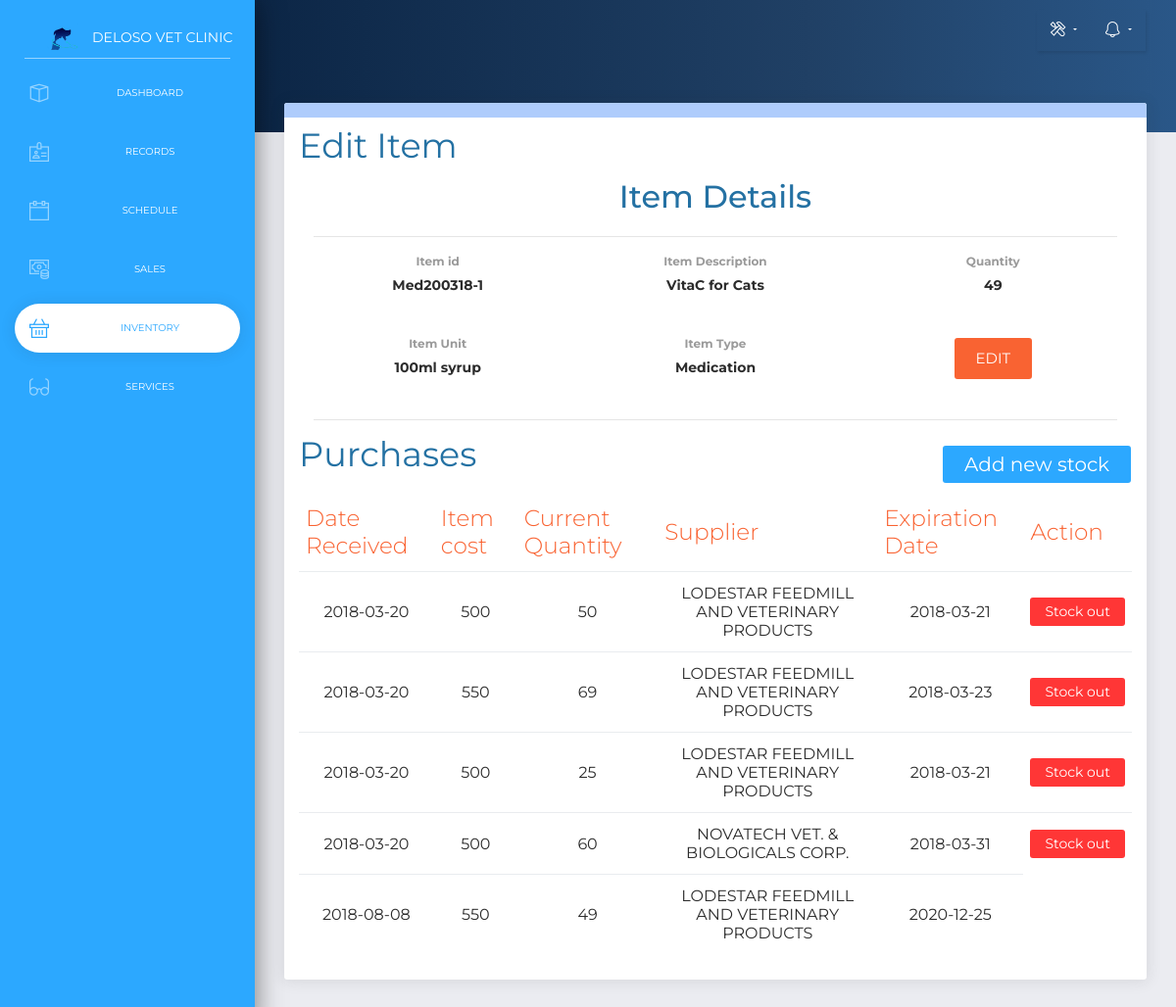
Screenshot of /vetclinic/addstock/Med200318-1 with the database file from the repository.
### tables this page shows
CREATE TABLE `itemstock` (
  `itemid` varchar(20) NOT NULL,
  `item_desc` varchar(200) NOT NULL,
  `item_unit` varchar(50) NOT NULL,
  `item_type` varchar(50) NOT NULL
);

CREATE TABLE `distribution_unit` (
  `id` int(11) NOT NULL,
  `dist_unit` varchar(30) NOT NULL
);

CREATE TABLE `item_type` (
  `id` int(11) NOT NULL,
  `itemtype` varchar(50) NOT NULL
);

CREATE TABLE `item_instance` (
  `id` int(11) NOT NULL,
  `item_id` varchar(20) NOT NULL,
  `item_cost` int(11) NOT NULL,
  `item_qty` int(11) NOT NULL,
  `item_sup` int(11) NOT NULL,
  `date_received` date NOT NULL,
  `item_exp` date NOT NULL,
  `isExpired` int(1) NOT NULL
);

CREATE TABLE `supplier` (
  `id` int(11) NOT NULL,
  `supplier_name` varchar(100) NOT NULL
);

### application/controllers/vetclinic.php (called while the page is built, shortened)
<?php
class vetclinic extends CI_Controller {
	public function __construct(){
			$this->load->model('vet_model','vet_model');
			$this->load->model('itemstock','itemstock');
			$this->load->model('history','history');
			$this->load->model('services','services');
			$this->load->model('itemhistory','itemhistory');
	}
	public function addstock($id){
		$header_data['title']="Add new stocks";
		$record_data['notif']=$this->vet_model->notification();
		$record_data['events'] = $this->vet_model->getEventsByDate(date("Y-m-d"));
		$record_data['eventCounter'] = count($record_data['events']);
		$record_data['items'] = $this->vet_model->getAllZeroitems();
		$record_data['bills'] = $this->vet_model->getbill();
		$item_data['details'] = $this->vet_model->getitemdetails($id);
		$purchase_data['data'] = $this->vet_model->getitempurchase($id);
		$this->load->view('include/header2',$header_data);
		$this->load->model('vet_model','schedule');
		$this->load->view('clinic/addstock',['record_dat'=>$record_data,'item_dat'=>$item_data,'purchase_dat'=>$purchase_data]);
		$this->load->view('include/footer');
	}
}
?>

### index.php (called while the page is built, shortened)
<?php
require_once BASEPATH.'core/CodeIgniter.php';

### application/models/vet_model.php (called while the page is built, shortened)
	<?php
		class vet_model extends CI_Model{
			public function getAllZeroitems(){
				$this->db->select('a.itemid,b.item_id,sum(b.item_qty) as "qty"');
				$this->db->from('itemstock a');
				$this->db->join('item_instance b','a.itemid = b.item_id','left outer');
				$this->db->having('sum(b.item_qty) =','0');
				$query = $this->db->get();
				return $query->result_array();
			}
			public function notification(){
				$today =date("Y-m-d");
				$this->db->select('a.itemid,b.item_id,sum(b.item_qty) as "qty"');
				$this->db->from('itemstock a');
				$this->db->join('item_instance b','a.itemid = b.item_id','left outer');
				$this->db->having('sum(b.item_qty) =','0');
				$query = $this->db->get();
				$invent= $query->num_rows();
				$this->db->from('schedule');
				$this->db->where('startdate =',$today);
				$query2 = $this->db->get();
				$sched= $query2->num_rows();
				return ($sched+$invent);
			}
			public function getitemdetails($id){
				$dr=date('Y-m-d');
				$this->db->select('a.itemid,a.item_desc,a.item_unit,a.item_type,b.id,b.itemtype,c.id,c.dist_unit,d.item_id,d.item_qty,d.item_exp,sum(d.item_qty) as "totalq"');
				$this->db->from('itemstock a');
				$this->db->join('item_type b','a.item_type = b.id');
				$this->db->join('distribution_unit c','a.item_unit = c.id');
				$this->db->join('item_instance d','a.itemid = d.item_id','left outer');
				$this->db->where('a.itemid',$id);
				$this->db->where('d.item_exp >', $dr);
				$this->db->where('d.item_qty >', 0);
				$query = $this->db->get();
				return $query->row();
			}
			public function getitempurchase($id){
				$this->db->select('a.id as "nid", a.item_id,a.item_cost,a.item_qty,a.item_sup,a.date_received,a.item_exp,b.id,b.supplier_name');
				$this->db->from('item_instance a');
				$this->db->join('supplier b','a.item_sup = b.id');
				$this->db->where('a.item_id',$id);
				$this->db->where('a.item_qty >', 0);
				$query = $this->db->get();
				return $query->result_array();
			}
			public function getbill(){
			$this->db->select('*');
			$this->db->from('visit');
			$this->db->where('visit_cost',0);
			$this->db->order_by('visitdate', 'DESC');
			$query = $this->db->get();
			return $query->num_rows();
		}
		public function getEventsByDate($date){
			$this->db->where("CAST(startdate as date) = '$date'");
			$query = $this->db->get("schedule");
			return $query->result_array();
		}
	}
?>

### application/views/clinic/addstock.php (the view, shortened to what this page needs)
<!DOCTYPE html>
<html lang="en">
<body class="">
    <div class="wrapper ">
        <div class="sidebar" data-color="blue">
        <div class="logo">
                <a class="simple-text logo-mini">
                    <img src="<?php echo base_url('assets/img/logo.png');?>">
                </a>
                <a class="simple-text logo-normal">
                    Deloso Vet Clinic
                </a>
            </div>
            <div class="sidebar-wrapper">
                <ul class="nav">
                    <li>
                        <a href="<?php echo base_url('vetclinic'); ?>">
                            <i class="now-ui-icons design_app"></i>
                            <p>Dashboard</p>
                        </a>
                    </li>
                    <li>
                        <a href="<?php echo base_url('vetclinic/records'); ?>">
                            <i class="now-ui-icons business_badge"></i>
                            <p>Records</p>
                        </a>
                    </li>
                    <li>
                        <a href="<?php echo base_url('vetclinic/schedule'); ?>">
                            <i class="now-ui-icons ui-1_calendar-60"></i>
                            <p>Schedule</p>
                        </a>
                    </li>
                    <li>
                        <a href="#subPages" data-toggle="collapse" class="collapsed">
                            <i class="now-ui-icons business_money-coins"></i>
                            <p>Sales</p>
                        </a>
                    </li>
                    <li class="active">
                        <a href="#subPages2" data-toggle="collapse" class="collapsed">
                            <i class="now-ui-icons shopping_basket"></i>
                            <p>Inventory</p>
                        </a>
                    </li>
                    <li>
                        <a href="<?php echo base_url('vetclinic/services'); ?>">
                            <i class="now-ui-icons education_glasses"></i>
                            <p>Services</p>
                        </a>
                    </li>
                </ul>
            </div>
        </div>
        <div class="main-panel">
            <nav class="navbar navbar-expand-lg navbar-transparent  navbar-absolute bg-primary fixed-top">
                <div class="container-fluid">
                    <div class="collapse navbar-collapse justify-content-end" id="navigation">
                        <ul class="navbar-nav">
                            <li class="nav-item dropdown">
                                <a class="nav-link dropdown-toggle" id="navbarDropdownMenuLink1" data-toggle="dropdown" aria-haspopup="true" aria-expanded="false">
                                    <i class="now-ui-icons ui-2_settings-90"></i>
                                </a>
                            </li>
                            <li class="nav-item dropdown">
                                <a class="nav-link dropdown-toggle" id="navbarDropdownMenuLink" data-toggle="dropdown" aria-haspopup="true" aria-expanded="false">
                                    <i class="now-ui-icons ui-1_bell-53"></i>
                                </a>
                            </li>
                        </ul>
                    </div>
                </div>
            </nav>
            <div class="panel-header panel-header-sm">
            </div>
            <div class="content">
                <div class="row">
                    <div class="col-md-12">
                        <div class="card">
                            <div class="card-header">
                                <h2 class="card-title">Edit Item</h2>
                            </div>
                            <div class="card-body">
                                <div class="container-fluid window" id="clientDet">
                                    <?php echo form_open('vetclinic/updateitem', ['class'=>'form-horizontal','id'=>'upItem']); ?>
                                    <br /><br />
                                    <?php foreach ($item_dat as $item){?>
                                    <p class="lead text-center" style="font-size:32px;font-family:'Montserrat';font-weight:500; color:#2471A3;">Item Details</p>
                                    <hr />
                                        <div class="row">
                                            <div class=" col-md-4 form-group text-center">
                                                <label for="">Item id</label>
                                            <p style="font-weight:bold" id="itemid" value=""><?php echo $item->itemid;?></p>
                                            </div>
                                            <div class=" col-md-4 form-group text-center">
                                                <label for="">Item Description</label>
                                                        <p style="font-weight:bold" id="itemdesc2"  value=""><?php echo $item->item_desc;?></p>
                                            </div>
                                            <div class=" col-md-4 form-group text-center">
                                                <label for="">Quantity</label>
                                                        <p style="font-weight:bold" id="quantity"  value=""><?php if(($item->totalq)==0){echo '0';} else echo $item->totalq;?></p>
                                            </div>
                                        </div>
                                        <div class="row">
                                            <div class=" col-md-4 form-group text-center">
                                                <label for="">Item Unit</label>
                                                        <p style="font-weight:bold" id="itemunit"  value=""><?php echo $item->dist_unit;?></p>
                                            </div>
                                            <div class=" col-md-4 form-group text-center" id="itemtype2">
                                                <label for="">Item Type</label>
                                                          <p style="font-weight:bold" id=""  value=""><?php echo $item->itemtype;?></p>
                                            </div>
                                            <div class=" col-md-4 form-group text-center" style="margin-top:-7px;">
                                            <button style="font-size:15px;" class="btn btn-primary ecbtn" id="EditItemb">EDIT</button>
                                            </div>
                                        </div>
                                    <hr />
                                    <?php }?>
                                   <?php echo form_close();?>
                                </div>
                                <h2 class="card-title">Purchases</h2>
                                <button type="button" class="btn btn-md btn-info" id="addbutn"  data-toggle="modal" data-target="#myPurchase">
                                    <span class="" style="font-size:20px;color:white;">Add new stock</span>
                                </button>
                                <br/>
                                <br/>
                                <div class="table-responsive">
                                    <table class="table table-list-search" >
                                        <thead>
                                        <tr>
                                            <th class="text-primary">Date Received</th>
                                            <th class="text-primary">Item cost</th>
                                            <th class="text-primary">Current Quantity</th>
                                            <th class="text-primary">Supplier</th>
                                            <th class="text-primary">Expiration Date</th>
                                            <th class="text-primary">Action</th>
                                        </tr>
                                    </thead>
                                        <tbody>
                                            <?php foreach ($purchase_dat['data'] as $purchase){?>
                                            <tr>
                                                <td style="text-align:center;"><?php echo $purchase['date_received']; ?></td>
                                                <td style="text-align:center;"><?php echo $purchase['item_cost']; ?></td>
                                                <td style="text-align:center;"><?php echo $purchase['item_qty']; ?></td>
                                                <td style="text-align:center;"><?php echo $purchase['supplier_name']; ?></td>
                                                <td style="text-align:center;"><?php echo $purchase['item_exp']; ?></td>
                                                <?php if($purchase['item_exp']<=date('Y-m-d'))
                                                    echo '<td><a href="'.base_url('vetclinic/delete/?itemid='.$purchase['nid']).'" type="button" class="btn btn-danger btn-sm">Stock out</a></td>';
                                                ?>
                                            </tr>
                                            <?php }?>
                                        </tbody>
                                    </table>
                                </div>
                            </div>
                        </div>
                    </div>
                </div>
            </div>
        </div>
    </div>
</body>

### assets/css/new.css (style rules this page uses)
label { font-weight: bold; font-size: 18px; font-family: 'Montserrat'; }
.card-title { color: #2471A3; position: absolute; }
#addbutn { color: #2471A3; float: right; }

### assets/css/overallcss.css (style rules this page uses)
.logo { height: 40px; width: 40px; margin-left: 50px; margin-top: 10px; float:left; border-radius: 10px; }
.navbar-nav { -moz-box-shadow: 1px 2px 3px rgba(0, 0, 0, 0.1); -webkit-box-shadow: 1px 2px 3px rgba(0, 0, 0, 0.1); box-shadow: 1px 2px 3px rgba(0, 0, 0, 0.1); }
.active { color:#3498DB; }
.dropdown { position: relative; display: inline-block; }
.btn { outline:none; margin: 0px; }
.ecbtn { border-radius: 0px; }

### assets/css/clock_style.css (style rules this page uses)
body { background-color:#1C1C1C; text-align:center; font-family:helvetica; }

### rows the page displays
itemstock: itemid "Med200318-1", item_desc "VitaC for Cats", totalq "49", distribution_unit.dist_unit "100ml syrup", item_type.itemtype "Medication"
item_instance: date_received "2018-03-20", item_cost "500", item_qty "50", supplier.supplier_name "LODESTAR FEEDMILL AND VETERINARY PRODUCTS", item_exp "2018-03-21"
item_instance: date_received "2018-03-20", item_cost "550", item_qty "69", supplier.supplier_name "LODESTAR FEEDMILL AND VETERINARY PRODUCTS", item_exp "2018-03-23"
item_instance: date_received "2018-03-20", item_cost "500", item_qty "25", supplier.supplier_name "LODESTAR FEEDMILL AND VETERINARY PRODUCTS", item_exp "2018-03-21"
item_instance: date_received "2018-03-20", item_cost "500", item_qty "60", supplier.supplier_name "NOVATECH VET. & BIOLOGICALS CORP.", item_exp "2018-03-31"
item_instance: date_received "2018-08-08", item_cost "550", item_qty "49", supplier.supplier_name "LODESTAR FEEDMILL AND VETERINARY PRODUCTS", item_exp "2020-12-25"
